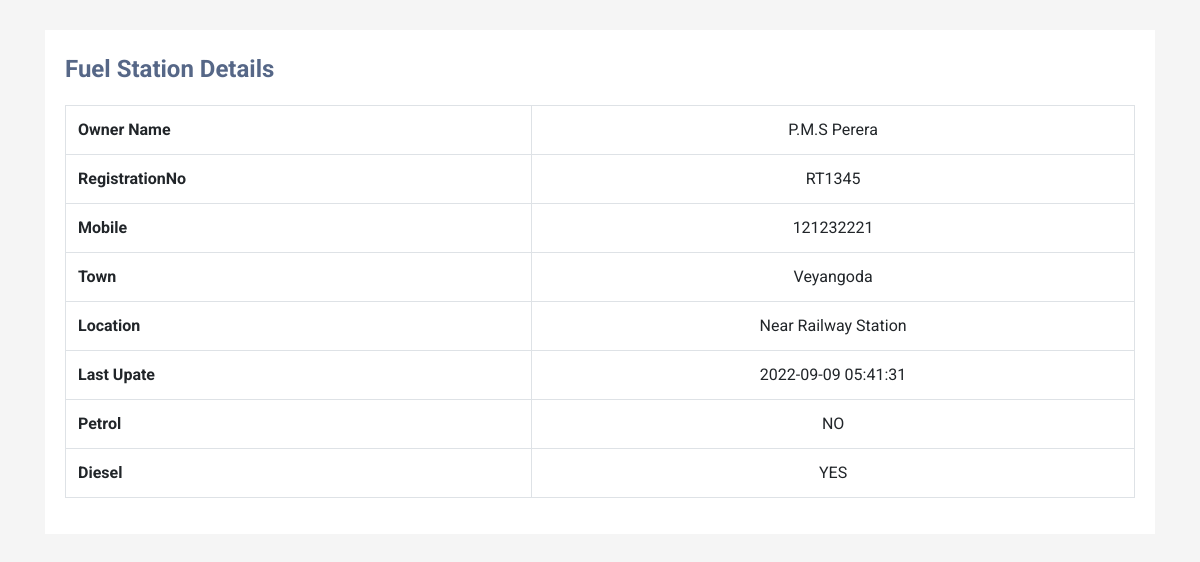
The app's page /FuelApp/read.php?viewid=15 with its own data.
### tables this page shows
CREATE TABLE `user` (
  `ID` int(10) NOT NULL,
  `RegistrationNo` varchar(255) DEFAULT NULL,
  `Name` varchar(255) DEFAULT NULL,
  `Town` varchar(255) NOT NULL,
  `Location` varchar(255) DEFAULT NULL,
  `Mobile` int(11) DEFAULT NULL,
  `Petrol` varchar(20) DEFAULT NULL,
  `Diesel` varchar(20) DEFAULT NULL,
  `Lastupdate` timestamp NOT NULL DEFAULT current_timestamp() ON UPDATE current_timestamp()
);

### FuelApp/read.php (the view, shortened to what this page needs)
<?php
require "connection.php";
?>
<!DOCTYPE html>
<html lang="en">
<head>
    <link rel="stylesheet" href="https://stackpath.bootstrapcdn.com/bootstrap/4.5.0/css/bootstrap.min.css">
    <link rel="stylesheet" href="https://maxcdn.bootstrapcdn.com/font-awesome/4.7.0/css/font-awesome.min.css">
</head>
<body>
<div class="container-xl">
    <div class="table-responsive">
        <div class="table-wrapper">
            <div class="table-title">
                <div class="row">
                    <div class="col-sm-5">
                        <h2><b>Fuel Station Details</b></h2>
                    </div>
                </div>
            </div>
        <table cellpadding="0" cellspacing="0" border="0" class="display table table-bordered" id="hidden-table-info">
            <tbody>
               <?php
               $vid=$_GET['viewid'];
               $ret=mysqli_query($con,"select * from user where ID =$vid");
               while ($row=mysqli_fetch_array($ret)) {
               ?>
                <tr>
                   <th>Owner Name</th>
                   <td><?php  echo $row['Name'];?></td>
                </tr>
                <tr>
                    <th>RegistrationNo</th>
                    <td><?php  echo $row['RegistrationNo'];?></td>
                </tr>
                <tr>
                   <th>Mobile</th>
                   <td><?php  echo $row['Mobile'];?></td>
                </tr>
                <tr>
                    <th>Town</th>
                    <td><?php  echo $row['Town'];?></td>
                </tr>
                <tr>
                    <th>Location</th>
                    <td><?php  echo $row['Location'];?></td>
                </tr>
                <tr>
                   <th>Last Upate</th>
                   <td><?php  echo $row['Lastupdate'];?></td>
                </tr>
                <tr>
                    <th>Petrol</th>
                    <td><?php  echo $row['Petrol'];?></td>
                </tr>
                <tr>
                    <th>Diesel</th>
                    <td><?php  echo $row['Diesel'];?></td>
                </tr>
               <?php
               }?>
            </tbody>
        </table>
</body>
</html>

### FuelApp/read.php (style rules this page uses)
body { color: #566787; background: #f5f5f5; font-family: 'Roboto', sans-serif; }
.table-responsive { margin: 30px 0; }
.table-wrapper { min-width: 1000px; background: #fff; padding: 20px; box-shadow: 0 1px 1px rgba(0,0,0,.05); }
.table-title { font-size: 15px; padding-bottom: 10px; margin: 0 0 10px; min-height: 45px; }
.table-title h2 { margin: 5px 0 0; font-size: 24px; }
td { text-align: center; }

### records on screen
user: Name "P.M.S Perera", RegistrationNo "RT1345", Mobile "121232221", Town "Veyangoda", Location "Near Railway Station", Lastupdate "2022-09-09 05:41:31", Petrol "NO", Diesel "YES"
